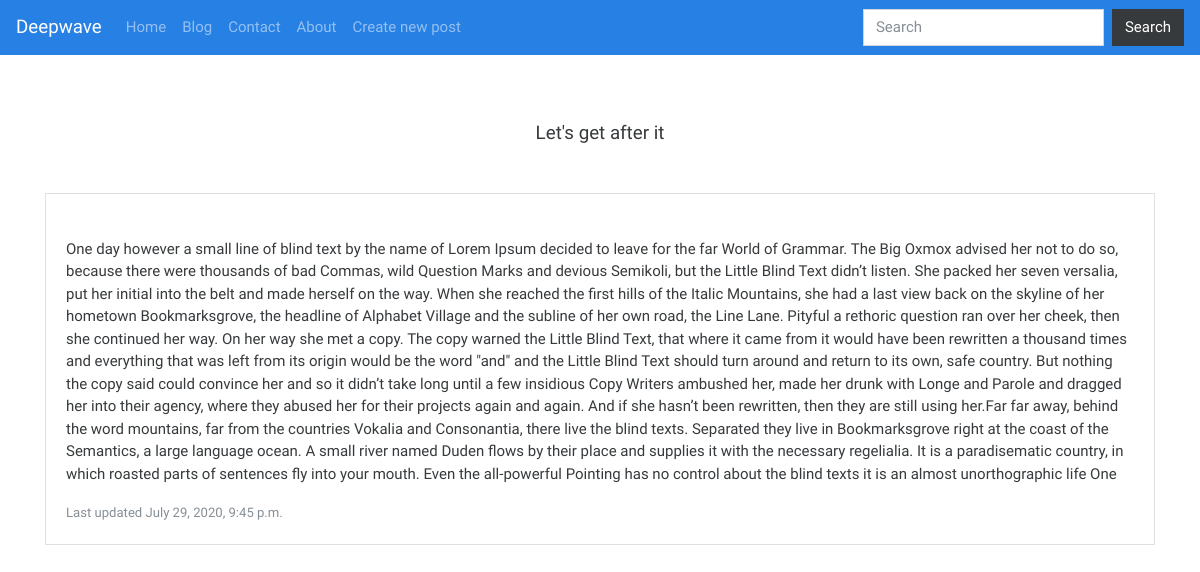
Page /blog/story-time/ on the committed database.
### blog/models.py (models this page shows, shortened)
class BlogPost(models.Model):
    User = models.ForeignKey(User, default=1, null=True, on_delete=models.SET_NULL)
    title = models.CharField(max_length=255)
    slug = models.SlugField(unique=True) #hello world -> hello-world
    content = models.TextField(null=True, blank=True)
    publish_date = models.DateTimeField( auto_now=False, auto_now_add=False, blank=True, null=True)
    image = models.ImageField(upload_to='image/', blank=True, null=True)
    timestamp = models.DateTimeField(auto_now_add=True) #when added to the database, the field changes to that time
    updated = models.DateTimeField(auto_now=True) #when save is hit, the time changes
    objects = BlogPostManager()
    class Meta:
        ordering = ['-updated', '-publish_date', '-timestamp' ]

### blog/views.py (the view)
# urls.py: path('<str:slug>/', blogPostDetailView),
def blogPostDetailView(request, slug):
    blogObject = get_object_or_404(BlogPost, slug  = slug)
    template_name = "blog/detail.html"
    context = {"object": blogObject}
    return render(request, template_name, context)

### blog/models.py (called while the page is built)
    def get_queryset(self):
        return BlogPostQuerySet(self.model, using=self._db)

### blog/templates/blog/detail.html (shortened to what this page needs)
{% extends 'base.html' %}
{% block content %}
<h5 class="text-center mb-5">{{object.title}}</h5>
  <div class="card">
    <div class="card-body">
      <p class="card-text text-justify mt-4">{{object.content|linebreaks}}</p>
      <p class="card-text"><small class="text-muted">Last updated {{object.updated}}</small></p>
    </div>
  </div>
</div>
{% endblock content %}

### rows in the picture
BlogPost: title "Let's get after it", content "One day however a small line of blind text by the name of Lorem Ipsum decided to leave for the far World of Grammar. The Big Oxmox advised her not to do so, because there were thousands of bad Commas, wild Question Marks and devious Semikoli, but the Little Blind Text didn’t listen. She packed her seven versalia, put her initial into the belt and made herself on the way. When she reached the first hills of the Italic Mountains, she had a last view back on the skyline of her hometown Bookmarksgrove, the headline of Alphabet Village and the subline of her own road, the Line Lane. Pityful a rethoric question ran over her cheek, then she continued her way. On her way she met a copy. The copy…", updated "July 29, 2020, 9:45 p.m."
